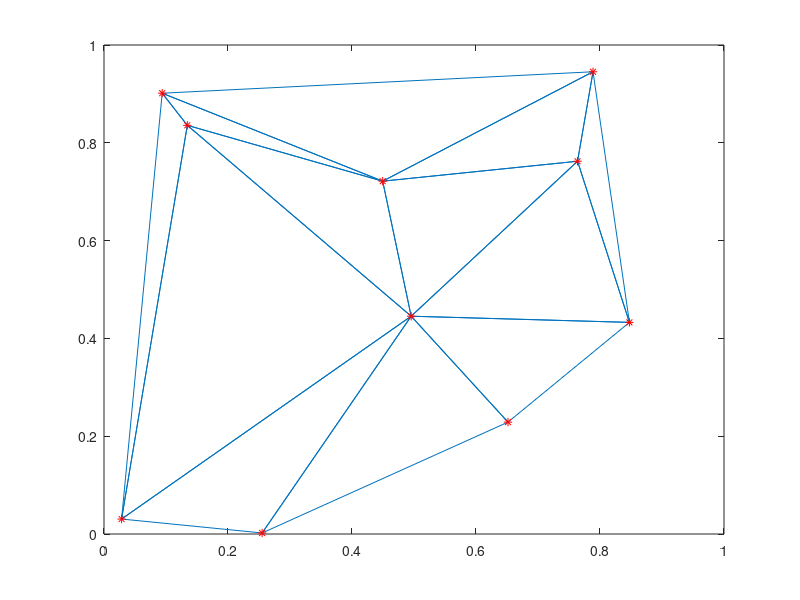

The MATLAB script that drew this image:
rand('state', 1);
nPts = 10;
x = rand (1, nPts);
y = rand (1, nPts);
z = rand (1, nPts);
tri = delaunay (x, y);
triplot (tri, x, y);
hold on;
plot (x, y, "r*");
axis ([0,1,0,1]);

h = fopen('generated.h', 'w'); assert(h > 0);
fprintf(h, '//std::vector<glm::vec3> vertices;\n', nPts);
for ix = 1 : nPts
  fprintf(h, 'vertices.push_back(glm::vec3(%f, %f, %f));\n', x(ix), z(ix), y(ix));
end

fprintf(h, '//std::vector<std::tuple<unsigned int, unsigned int, unsigned int>> tris;\n');
for ix = 1 : size(tri, 1)
  fprintf(h, 'tris.push_back(std::tuple<unsigned int, unsigned int, unsigned int>({%i, %i, %i}));\n', tri(ix, 1)-1, tri(ix, 2)-1, tri(ix, 3)-1);
end

fclose(h);
